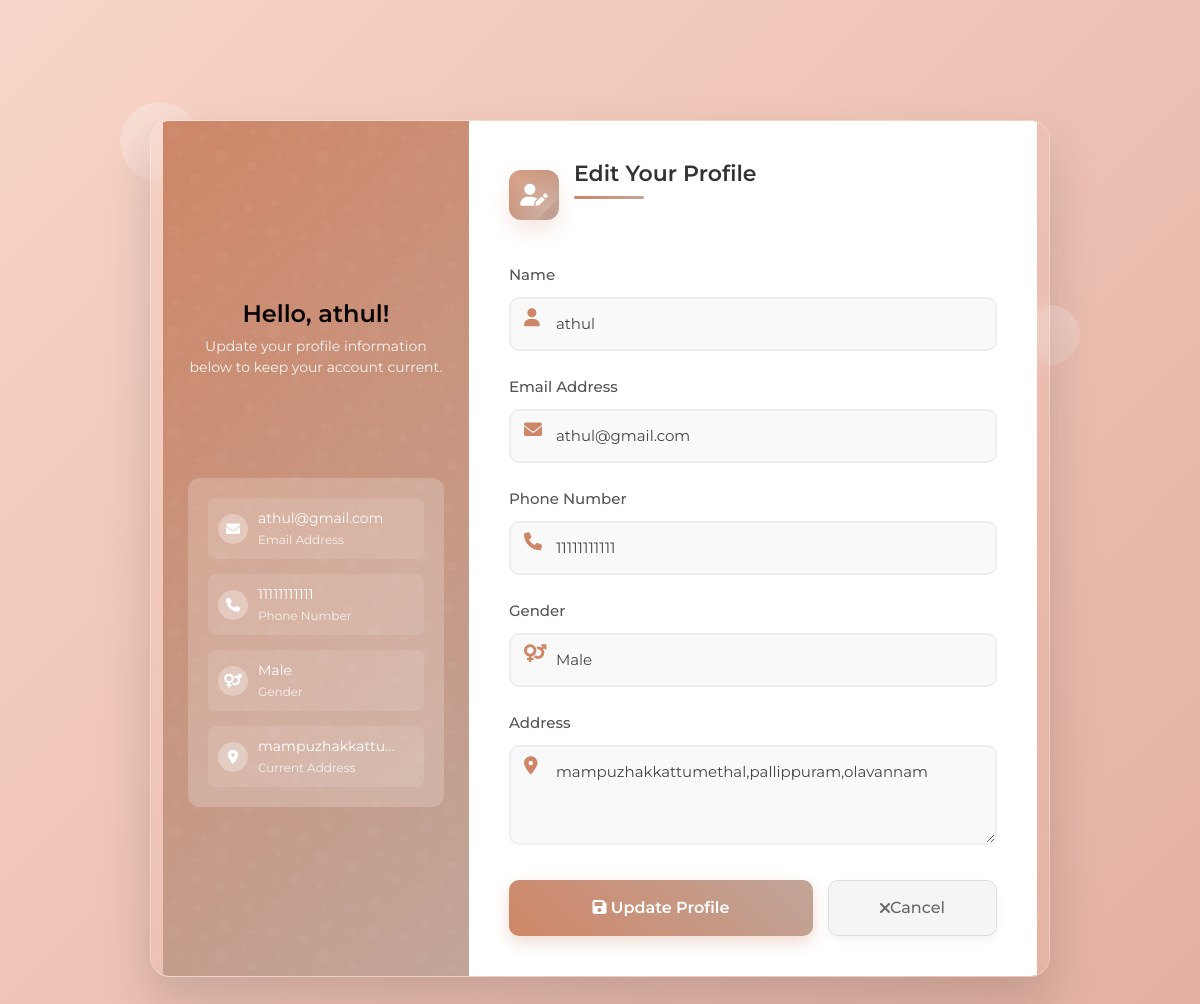
Screenshot of /edit-profile/ (signed in) with the database file from the repository.
### app/models.py (models this page shows)
class User_details(models.Model):
    user_id=models.ForeignKey(User,on_delete=models.CASCADE)
    phone_number=models.CharField(max_length=10,unique=True)
    gender=models.CharField(max_length=10)
    address=models.TextField()

### app/views.py (the view, shortened to what this page needs)
# urls.py: path('edit-profile/', views.edit_profile_view, name='edit_profile'),
def edit_profile_view(request):
    if not request.user.is_authenticated:
        return redirect('login')
    user_details = User.objects.get(id=request.user.id)
    user = User_details.objects.get(user_id=user_details.id)
    context = {'user_details': user}
    return render(request, 'editprofile.html', context)

### templates/editprofile.html (shortened to what this page needs)
{% load static %}
<!DOCTYPE html>
<html lang="en">
<head>
    <link href="https://cdnjs.cloudflare.com/ajax/libs/bootstrap/5.3.2/css/bootstrap.min.css" rel="stylesheet">
    <link href="https://cdnjs.cloudflare.com/ajax/libs/font-awesome/6.0.0/css/all.min.css" rel="stylesheet">
</head>
<body>
    <div class="bg-shapes">
        <div class="shape shape-1"></div>
        <div class="shape shape-2"></div>
        <div class="shape shape-3"></div>
    </div>
    <div class="container">
        <div class="left-panel">
            <div class="panel-content">
                <div class="welcome-section">
                    <h3>Hello, {{ user.first_name }}!</h3>
                    <p>Update your profile information below to keep your account current.</p>
                </div>
                <div class="user-info">
                    <div class="user-info-item">
                        <i class="fas fa-envelope"></i>
                        <div class="info-text">
                            {{ user.email }}
                            <span>Email Address</span>
                        </div>
                    </div>
                    <div class="user-info-item">
                        <i class="fas fa-phone"></i>
                        <div class="info-text">
                            {{ user_details.phone_number }}
                            <span>Phone Number</span>
                        </div>
                    </div>
                    <div class="user-info-item">
                        <i class="fas fa-venus-mars"></i>
                        <div class="info-text">
                            {{ user_details.gender }}
                            <span>Gender</span>
                        </div>
                    </div>
                    <div class="user-info-item">
                        <i class="fas fa-map-marker-alt"></i>
                        <div class="info-text">
                            {{ user_details.address|truncatechars:15 }}
                            <span>Current Address</span>
                        </div>
                    </div>
                </div>
            </div>
        </div>
        <div class="right-panel">
            <div class="form-header">
                <div class="form-icon">
                    <i class="fas fa-user-edit"></i>
                </div>
                <h2 class="section-title">Edit Your Profile</h2>
            </div>
            <form method="POST">
                <div class="form-group">
                    <label for="name">Name</label>
                    <i class="fas fa-user input-icon"></i>
                    <input type="text" id="name" class="form-control" name="name" value="{{ user_details.user_id.first_name }}" required>
                </div>
                <div class="form-group">
                    <label for="email">Email Address</label>
                    <i class="fas fa-envelope input-icon"></i>
                    <input type="email" id="email" class="form-control" name="email" value="{{ user.email }}" required>
                </div>
                <div class="form-group">
                    <label for="phone_number">Phone Number</label>
                    <i class="fas fa-phone input-icon"></i>
                    <input type="text" id="phone_number" class="form-control" name="phone_number" value="{{ user_details.phone_number }}" required>
                </div>
                <div class="form-group">
                    <label for="gender">Gender</label>
                    <i class="fas fa-venus-mars input-icon"></i>
                    <select id="gender" class="form-control" name="gender">
                        <option value="Male" {% if user_details.gender == "Male" %}selected{% endif %}>Male</option>
                    </select>
                </div>
                <div class="form-group">
                    <label for="address">Address</label>
                    <i class="fas fa-map-marker-alt input-icon"></i>
                    <textarea id="address" class="form-control" name="address" required>{{ user_details.address }}</textarea>
                </div>
                <div class="button-group">
                    <button type="submit" class="submit-btn">
                        <i class="fas fa-save"></i> Update Profile
                    </button>
                    <a href="{% url 'profile' %}" class="cancel-btn">
                        <i class="fas fa-times"></i> Cancel
                    </a>
                </div>
            </form>
        </div>
    </div>
</body>
</html>

### rows the page displays
User_details: phone_number "11111111111", gender "Male", address "mampuzhakkattu…", name "athul", address "mampuzhakkattumethal,pallippuram,olavannam"

### other values shown
{{ user.first_name }} "athul"
{{ user.email }} "athul@gmail.com"
